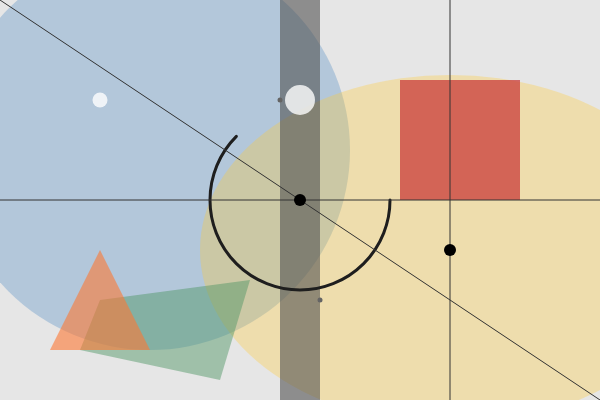
Frame 1 (no input)
Frame 60 (no input): identical to frame 1, image omitted
Frame 120 (the mouse pressed at the canvas centre since frame 60): identical to frame 1, image omitted

The p5.js sketch that drew this single still picture (run headless with seeded random() and noise() and a simulated clock; from frame 60 on, the mouse is pressed at the canvas centre):

// p5.js sketch
// ── sketch.js
function setup() {
  createCanvas(600, 400);
}

function draw() {
  background(230, 230, 230);
  noStroke();

  fill(100, 150, 200, 100);
  ellipse(150, 150, 400, 400);

  fill(255, 200, 50, 80);
  ellipse(450, 250, 500, 350);

  fill(80, 80, 80, 150);
  rect(280, 0, 40, 400);

  fill(200, 50, 50, 180);
  square(400, 80, 120);

  fill(80, 150, 100, 120);
  quad(100, 300, 250, 280, 220, 380, 80, 350);

  fill(255, 120, 50, 150);
  triangle(50, 350, 150, 350, 100, 250);

  stroke(30, 30, 30);
  strokeWeight(3);
  noFill();
  arc(300, 200, 180, 180, 0, PI + QUARTER_PI);

  stroke(50, 50, 50);
  strokeWeight(1);
  line(0, 0, 600, 400);
  line(0, 200, 600, 200);
  line(450, 0, 450, 400);

  strokeWeight(12);
  stroke(0, 0, 0);
  point(450, 250);
  point(300, 200);

  noStroke();
  fill(255, 255, 255, 200);
  circle(300, 100, 30);
  circle(100, 100, 15);

  strokeWeight(5);
  stroke(100, 100, 100);
  point(280, 100);
  point(320, 300);
}

// ── hw1.js
function setup() {
  createCanvas(600, 400);
}

function draw() {
  background(230, 230, 230);
  noStroke();

  fill(100, 150, 200, 100);
  ellipse(150, 150, 400, 400);

  fill(255, 200, 50, 80);
  ellipse(450, 250, 500, 350);

  fill(80, 80, 80, 150);
  rect(280, 0, 40, 400);

  fill(200, 50, 50, 180);
  square(400, 80, 120);

  fill(80, 150, 100, 120);
  quad(100, 300, 250, 280, 220, 380, 80, 350);

  fill(255, 120, 50, 150);
  triangle(50, 350, 150, 350, 100, 250);

  stroke(30, 30, 30);
  strokeWeight(3);
  noFill();
  arc(300, 200, 180, 180, 0, PI + QUARTER_PI);

  stroke(50, 50, 50);
  strokeWeight(1);
  line(0, 0, 600, 400);
  line(0, 200, 600, 200);
  line(450, 0, 450, 400);

  strokeWeight(12);
  stroke(0, 0, 0);
  point(450, 250);
  point(300, 200);

  noStroke();
  fill(255, 255, 255, 200);
  circle(300, 100, 30);
  circle(100, 100, 15);

  strokeWeight(5);
  stroke(100, 100, 100);
  point(280, 100);
  point(320, 300);
}

// 창 크기가 바뀔 때 캔버스 크기도 재조정
function windowResized() {
  resizeCanvas(windowWidth, windowHeight);
}
